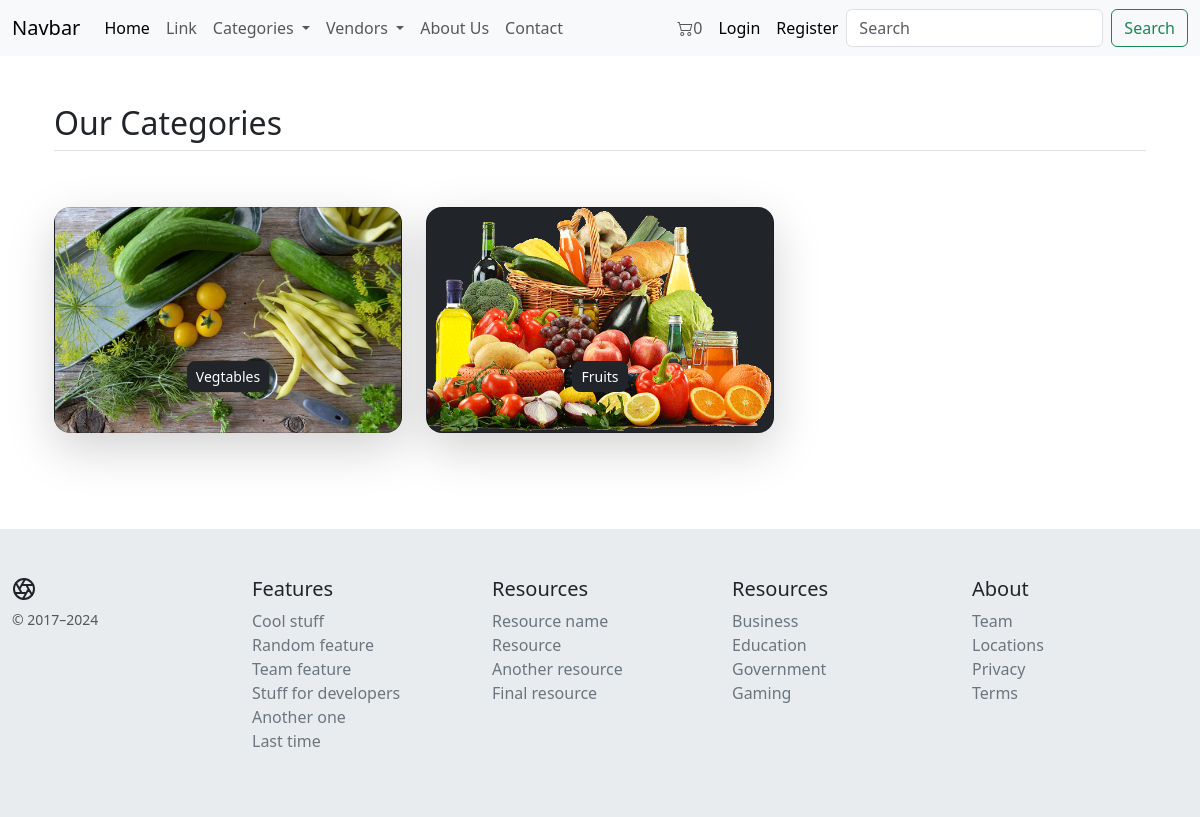
/categories/, run on an earlier commit of the app's database.
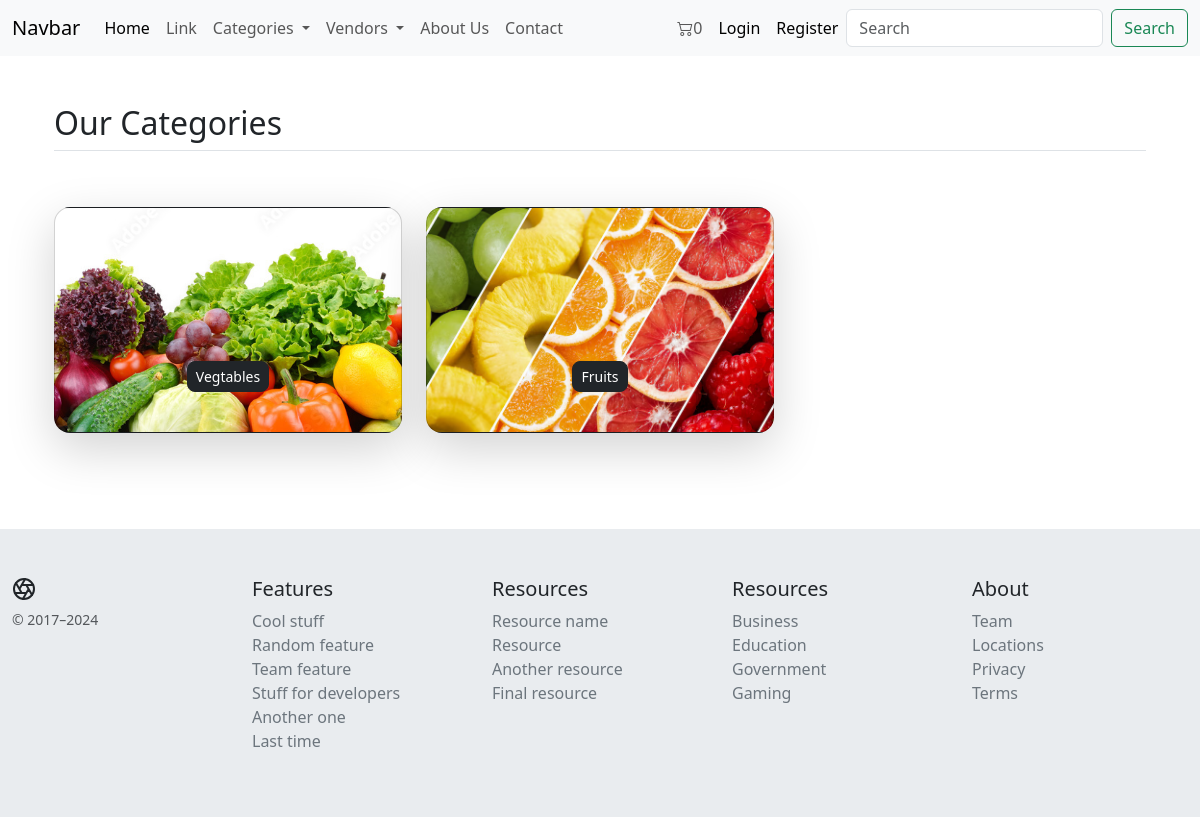
And on a later commit of the database.
### core/models.py (models this page shows)
class Category(models.Model):
    CID = ShortUUIDField(
        unique=True, prefix='CAT:', length=10, max_length=15)
    title = models.CharField(max_length=100)
    image = models.ImageField(upload_to='Category_images')
    desc = models.CharField(max_length=500)
    class Meta:
        verbose_name_plural = 'Categories'
    def __str__(self):
        return self.title

### core/views.py (the view)
# urls.py: path('categories/', views.category_list_view, name='category_list_view'),
def category_list_view(request):
    all_categories = Category.objects.all()
    context = {
        'all_categories': all_categories,
    }
    return render(request, 'core/all_categories.html', context)

### core/context_processors.py (called while the page is built)
def context_fn(request):
    categories = Category.objects.all()
    vendors = Vendor.objects.all()
    if "cart_data_object" in request.session:
        cart_items_count = len(request.session['cart_data_object'])
    else:
        cart_items_count = 0
    context = {
        'categories_context': categories,
        'vendors_context': vendors,
        'cart_items_count_context': cart_items_count,
    }
    return context

### core/models.py (called while the page is built)
    def __str__(self):
        return self.title

### templates/core/all_categories.html (shortened to what this page needs)
{%extends 'core/base.html' %}
{%load static %}
{%block content%}
<div class="container px-4 py-5" id="custom-cards">
    <h2 class="pb-2 border-bottom">Our Categories</h2>
    <div class="row row-cols-1 row-cols-lg-3 align-items-stretch g-4 py-5">
        {% for c in all_categories %}
        <div class="col">
            <div class="card card-cover h-100 overflow-hidden text-bg-dark rounded-4 shadow-lg"
                style="background-image: url('{{c.image.url}}');background-repeat: no-repeat;background-position: center;background-size: cover;">
                <div class="d-flex flex-column h-100 p-5 pb-3 text-white text-shadow-1">
                    <h3 class="pt-5 mt-5 mb-4 text-center display-6 lh-1 fw-bold text-dark"><a
                            href="{% url 'core:category_detail_view' c.CID %}"
                            class="btn btn-sm rounded-3 btn-dark">{{c.title}}</a></h3>
                </div>
            </div>
        </div>
        {%endfor%}
    </div>
</div>
{%endblock%}

What changed in the data, as far as the page shows it:
changed Category "Vegtables": image: a different picture
changed Category "Fruits": image: a different picture
